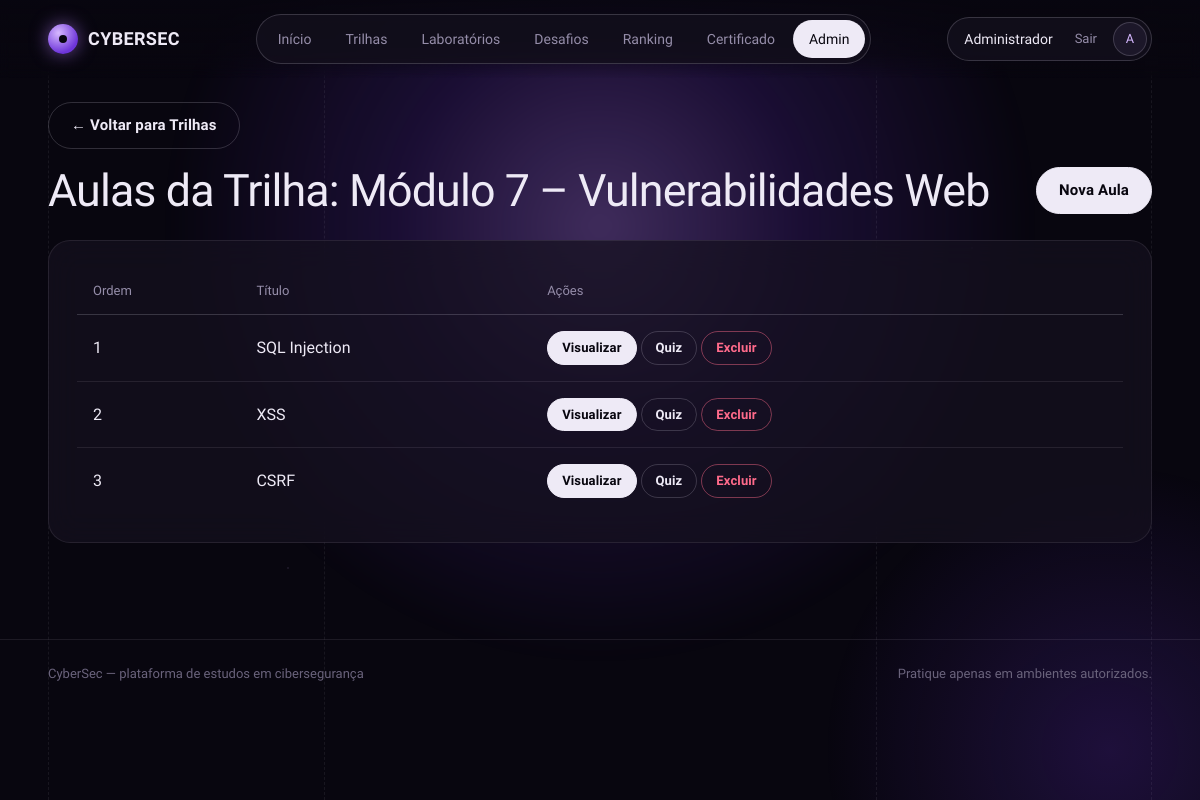
The app's page /public/admin/lessons?path_id=13 (signed in) with its own data.
### tables this page shows
CREATE TABLE `learning_paths` (
  `id` int(11) NOT NULL AUTO_INCREMENT,
  `title` varchar(255) NOT NULL,
  `description` text NOT NULL,
  `difficulty` enum('Iniciante','Intermediário','Avançado') DEFAULT 'Iniciante',
  `xp_reward` int(11) DEFAULT 50,
  `created_at` timestamp NOT NULL DEFAULT current_timestamp(),
  PRIMARY KEY (`id`)
);

CREATE TABLE `lessons` (
  `id` int(11) NOT NULL AUTO_INCREMENT,
  `path_id` int(11) NOT NULL,
  `title` varchar(255) NOT NULL,
  `content` longtext NOT NULL,
  `lesson_order` int(11) DEFAULT 1,
  PRIMARY KEY (`id`),
  KEY `path_id` (`path_id`),
  CONSTRAINT `lessons_ibfk_1` FOREIGN KEY (`path_id`) REFERENCES `learning_paths` (`id`) ON DELETE CASCADE
);

### app/core/Controller.php (called while the page is built, shortened)
<?php
abstract class Controller
{
    protected function view(string $view, array $data = []): void
    {
        extract($data);
       $file = __DIR__ . '/../views/' . $view . '.php';
require_once $file;
    }
}

### app/controllers/AdminController.php (called while the page is built, shortened)
<?php
class AdminController extends Controller
{
     public function lessons(): void
    {
    $pathId =
        (int)($_GET['path_id'] ?? 0);
    $pathModel =
        new LearningPath();
    $path =
        $pathModel->findById($pathId);
    $lessons =
        $pathModel->getLessonsAdmin(
            $pathId
        );
    $this->view(
        'admin/lessons/index',
        [
            'path' => $path,
            'lessons' => $lessons
        ]
    );
   }
}

### app/core/Router.php (called while the page is built, shortened)
<?php
class Router
{
    private array $routes = [];
    public function get(string $route, array $action): void
    {
        $this->routes['GET'][$route] = $action;
    }
    public function post(string $route, array $action): void
    {
        $this->routes['POST'][$route] = $action;
    }
    public function dispatch(): void
    {
        $method = $_SERVER['REQUEST_METHOD'];
        $uri = parse_url(
            $_SERVER['REQUEST_URI'],
            PHP_URL_PATH
        );
        $basePath = dirname(
            $_SERVER['SCRIPT_NAME']
        );
        $uri = str_replace($basePath, '', $uri);
        [$controllerName, $methodName] = $this->routes[$method][$uri];
        $controller = new $controllerName();
        $controller->$methodName();
    }
}

### public/index.php (called while the page is built, shortened)
<?php
spl_autoload_register(function ($class) {
    $folders = [
        '../app/core/',
        '../app/controllers/',
        '../app/models/'
    ];
    foreach ($folders as $folder) {
        $file = $folder . $class . '.php';
        if (file_exists($file)) {
            return;
        }
    }
});
$router = new Router();
$router->get('/', ['AuthController', 'login']);
$router->get('/login', ['AuthController', 'login']);
$router->post('/login', ['AuthController', 'authenticate']);
$router->get('/register', ['AuthController', 'register']);
$router->post('/register', ['AuthController', 'store']);
$router->post('/logout', ['AuthController', 'logout']);
$router->get('/certificate', [ 'CertificateController', 'index']);
$router->post('/certificate/generate',
['CertificateController','generate']);
$router->get('/lesson', ['LessonController', 'show']);
$router->post('/lesson/submit',['LessonController', 'submitQuiz']);
$router->get('/dashboard', ['DashboardController', 'index']);
$router->get('/profile', ['ProfileController', 'index']);
$router->post('/profile/update', ['ProfileController', 'update']);
$router->post('/profile/password', ['ProfileController', 'changePassword']);
$router->get('/challenges', ['ChallengeController', 'index']);
$router->get('/challenges/create', ['ChallengeController', 'create']);
$router->post('/challenges/store', ['ChallengeController', 'store']);
$router->get('/challenges/edit', ['ChallengeController', 'edit']);
$router->post('/challenges/update', ['ChallengeController', 'update']);
$router->post('/challenges/delete', ['ChallengeController', 'delete']);
$router->get('/challenge', ['ChallengeController', 'show']);
$router->post('/challenge/submit', ['ChallengeController', 'submitFlag']);
$router->get(
    '/paths',
    ['LearningPathController', 'index']
);
$router->get(
    '/path',
    ['LearningPathController', 'show']
);
$router->get(
    '/labs',
    ['LabController', 'index']
);
$router->get(
    '/lab',
    ['LabController', 'show']
);
$router->post(
    '/lab/submit',
    ['LabController', 'submit']
);
$router->get('/ranking', ['RankingController', 'index']);
$router->get('/admin', ['AdminController', 'dashboard']);
$router->get('/admin/users', ['AdminController', 'users']);
$router->get('/admin/challenges', ['AdminController', 'challenges']);
$router->get(
    '/admin/paths',
    ['AdminController', 'paths']
);
$router->get(
    '/admin/lessons',
    ['AdminController', 'lessons']
);
$router->get(
    '/admin/lessons/create',
    ['AdminController', 'createLesson']
);
$router->post(
    '/admin/lessons/store',
    ['AdminController', 'storeLesson']
);
$router->post(
    '/admin/lessons/delete',
    ['AdminController', 'deleteLesson']
);
$router->get(
    '/admin/questions',
    ['QuestionController', 'index']
);
$router->get(
    '/admin/questions/create',
    ['QuestionController', 'create']
);
$router->post(
    '/admin/questions/store',
    ['QuestionController', 'store']
);
$router->get(
    '/admin/questions/edit',
    ['QuestionController', 'edit']
);
$router->post(
    '/admin/questions/update',
    ['QuestionController', 'update']
);
$router->get(
    '/admin/paths/create',
    ['AdminController', 'createPath']
);
$router->post(
    '/admin/paths/store',
    ['AdminController', 'storePath']
);
$router->post(
    '/admin/paths/delete',
    ['AdminController', 'deletePath']
);
$router->get(
    '/admin/labs',
    ['AdminController', 'labs']
);
$router->get(
    '/admin/labs/create',
    ['AdminController', 'createLab']
);
$router->post(
    '/admin/labs/store',
    ['AdminController', 'storeLab']
);
$router->get(
    '/admin/labs/edit',
    ['AdminController', 'editLab']
);
$router->post(
    '/admin/labs/update',
    ['AdminController', 'updateLab']
);
$router->post(
    '/admin/labs/delete',
    ['AdminController', 'deleteLab']
);
$router->dispatch();

### app/core/Database.php (called while the page is built, shortened)
<?php
class Database
{
    private static ?PDO $instance = null;
    public static function getInstance(): PDO
    {
        if (self::$instance === null) {
            $dsn = "mysql:host=" . DB_HOST . ";dbname=" . DB_NAME . ";charset=utf8mb4";
            self::$instance = new PDO(
                $dsn,
                DB_USER,
                DB_PASS,
                [
                    PDO::ATTR_ERRMODE => PDO::ERRMODE_EXCEPTION,
                    PDO::ATTR_DEFAULT_FETCH_MODE => PDO::FETCH_ASSOC,
                    PDO::ATTR_EMULATE_PREPARES => false
                ]
            );
        }
        return self::$instance;
    }
}

### app/core/Model.php (called while the page is built, shortened)
<?php
abstract class Model
{
    public function __construct()
    {
        $this->db = Database::getInstance();
    }
}

### app/models/LearningPath.php (called while the page is built, shortened)
<?php
class LearningPath extends Model
{
    public function findById(
        int $id
    ): ?array {
        $sql = "
            SELECT *
            FROM learning_paths
            WHERE id = :id
            LIMIT 1
        ";
        $stmt = $this->db->prepare($sql);
        $stmt->execute([
            ':id' => $id
        ]);
        return $stmt->fetch() ?: null;
    }
  public function getLessonsAdmin(
    int $pathId
): array {
    $sql = "
        SELECT *
        FROM lessons
        WHERE path_id = :path_id
        ORDER BY lesson_order ASC
    ";
    $stmt = $this->db->prepare($sql);
    $stmt->execute([
        ':path_id' => $pathId
    ]);
    return $stmt->fetchAll();
}
}

### app/views/admin/lessons/index.php (the view, shortened to what this page needs)
<?php
require_once __DIR__ . '/../../layouts/header.php';
?>
<div class="main-content">
<a
href="<?= BASE_URL ?>/admin/paths"
class="btn btn-outline-light mb-3">
← Voltar para Trilhas
</a>
<div class="d-flex justify-content-between align-items-center mb-4">
<h2>
Aulas da Trilha:
<?= htmlspecialchars($path['title']) ?>
</h2>
<a
href="<?= BASE_URL ?>/admin/lessons/create?path_id=<?= $path['id'] ?>"
class="btn btn-success">
Nova Aula
</a>
</div>
<div class="card">
<div class="card-body">
<?php if(empty($lessons)): ?>
<div class="alert alert-info">
Nenhuma aula cadastrada.
</div>
<?php else: ?>
<table class="table">
<thead>
<tr>
<th>Ordem</th>
<th>Título</th>
<th>Ações</th>
</tr>
</thead>
<tbody>
<?php foreach($lessons as $lesson): ?>
<tr>
<td>
<?= $lesson['lesson_order'] ?>
</td>
<td>
<?= htmlspecialchars(
    $lesson['title']
) ?>
</td>
<td>
<a
href="<?= BASE_URL ?>/lesson?id=<?= $lesson['id'] ?>"
class="btn btn-primary btn-sm">
Visualizar
</a>
<a
href="<?= BASE_URL ?>/admin/questions?lesson_id=<?= $lesson['id'] ?>"
class="btn btn-info btn-sm">
Quiz
</a>
<form
method="POST"
action="<?= BASE_URL ?>/admin/lessons/delete"
style="display:inline;">
<button
type="submit"
class="btn btn-danger btn-sm">
Excluir
</button>
</form>
</td>
</tr>
<?php endforeach; ?>
</tbody>
</table>
<?php endif; ?>
</div>
</div>
</div>
<?php
require_once __DIR__ . '/../../layouts/footer.php';
?>

### records on screen
learning_paths: title "Módulo 7 – Vulnerabilidades Web"
lessons: lesson_order "1", title "SQL Injection"
lessons: lesson_order "2", title "XSS"
lessons: lesson_order "3", title "CSRF"

### other values on screen
$label "Início"
$label "Trilhas"
$label "Laboratórios"
$label "Desafios"
$label "Ranking"
$label "Certificado"
$label "Admin"
$__user['name'] "Administrador"
$__initials "A"
